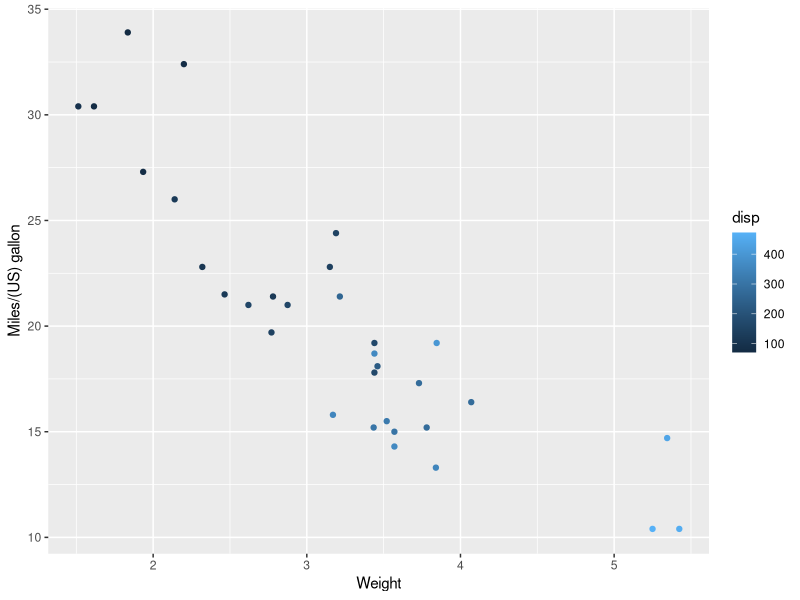
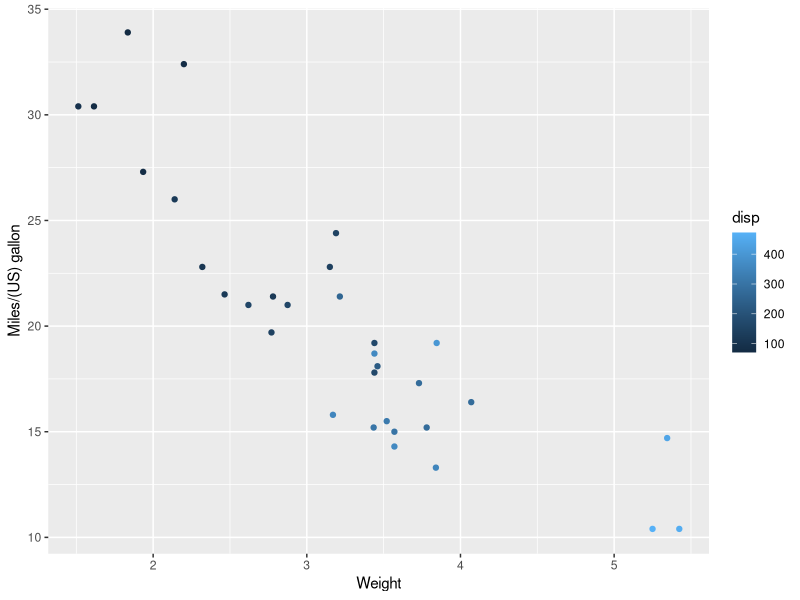
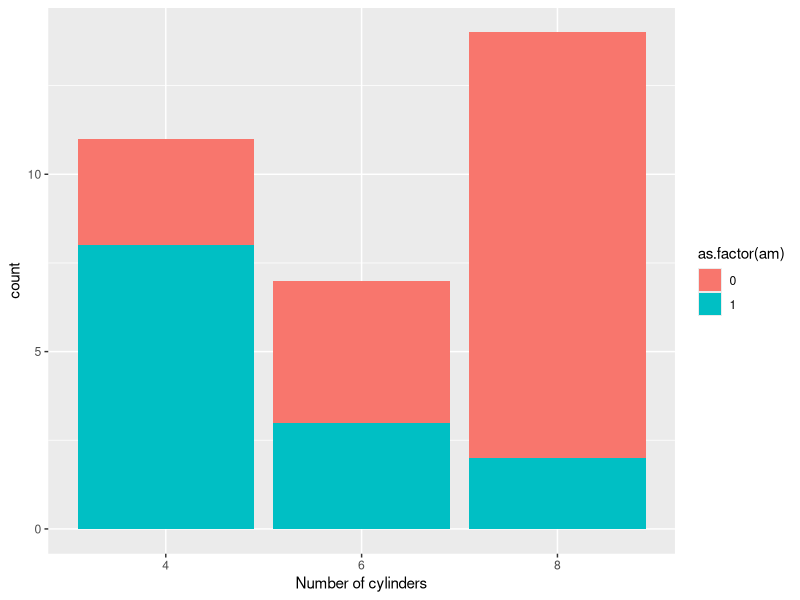

Source code (R) for these figures, in order:
## ---- chunk 1
library(ggplot2)
ggplot(mtcars, aes(wt, mpg, color = disp)) + geom_point() + labs(x = 'Weight', y= 'Miles/(US) gallon')
## ---- chunk 2
library(ggplot2)
ggplot(mtcars, aes(wt, mpg, color = disp)) + geom_point() + labs(x = 'Weight', y= 'Miles/(US) gallon')
## ---- chunk 3
#palette <- c()
ggplot(mtcars, aes(as.factor(cyl), fill = as.factor(am))) + 
  geom_bar() + 
  labs(x= 'Number of cylinders')
